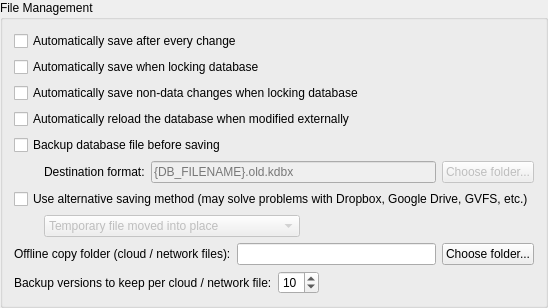
            <widget class="QGroupBox" name="saveGroup">
             <property name="title">
              <string>File Management</string>
             </property>
             <layout class="QVBoxLayout" name="verticalLayout_5">
              <item>
               <widget class="QCheckBox" name="autoSaveAfterEveryChangeCheckBox">
                <property name="text">
                 <string>Automatically save after every change</string>
                </property>
               </widget>
              </item>
              <item>
               <widget class="QCheckBox" name="autoSaveOnExitCheckBox">
                <property name="text">
                 <string>Automatically save when locking database</string>
                </property>
               </widget>
              </item>
              <item>
               <widget class="QCheckBox" name="autoSaveNonDataChangesCheckBox">
                <property name="text">
                 <string>Automatically save non-data changes when locking database</string>
                </property>
               </widget>
              </item>
              <item>
               <widget class="QCheckBox" name="autoReloadOnChangeCheckBox">
                <property name="text">
                 <string>Automatically reload the database when modified externally</string>
                </property>
               </widget>
              </item>
              <item>
               <widget class="QCheckBox" name="backupBeforeSaveCheckBox">
                <property name="text">
                 <string>Backup database file before saving</string>
                </property>
               </widget>
              </item>
              <item>
               <layout class="QHBoxLayout" name="horizontalLayout_4">
                <property name="spacing">
                 <number>0</number>
                </property>
                <item>
                 <spacer name="horizontalSpacer_11">
                  <property name="orientation">
                   <enum>Qt::Orientation::Horizontal</enum>
                  </property>
                  <property name="sizeType">
                   <enum>QSizePolicy::Policy::Fixed</enum>
                  </property>
                  <property name="sizeHint" stdset="0">
                   <size>
                    <width>30</width>
                    <height>20</height>
                   </size>
                  </property>
                 </spacer>
                </item>
                <item>
                 <widget class="QLabel" name="label">
                  <property name="sizePolicy">
                   <sizepolicy hsizetype="Minimum" vsizetype="Preferred">
                    <horstretch>0</horstretch>
                    <verstretch>0</verstretch>
                   </sizepolicy>
                  </property>
                  <property name="text">
                   <string>Destination format:</string>
                  </property>
                  <property name="buddy">
                   <cstring>backupFilePath</cstring>
                  </property>
                 </widget>
                </item>
                <item>
                 <spacer name="horizontalSpacer_13">
                  <property name="orientation">
                   <enum>Qt::Orientation::Horizontal</enum>
                  </property>
                  <property name="sizeType">
                   <enum>QSizePolicy::Policy::Fixed</enum>
                  </property>
                  <property name="sizeHint" stdset="0">
                   <size>
                    <width>6</width>
                    <height>20</height>
                   </size>
                  </property>
                 </spacer>
                </item>
                <item>
                 <widget class="QLineEdit" name="backupFilePath">
                  <property name="enabled">
                   <bool>false</bool>
                  </property>
                  <property name="toolTip">
                   <string>&lt;html&gt;&lt;head/&gt;&lt;body&gt;&lt;p&gt;&lt;span style=&quot; font-weight:600;&quot;&gt;{DB_FILENAME}&lt;/span&gt; is replaced with the filename of the saved database without extension&lt;/p&gt;&lt;p&gt;&lt;span style=&quot; font-weight:600;&quot;&gt;{TIME:&amp;lt;format&amp;gt;}&lt;/span&gt; is replaced with the specified time format (default: dd_MM_yyyy_hh-mm-ss)&lt;/p&gt;&lt;p&gt;See the User Guide for more details&lt;/p&gt;&lt;/body&gt;&lt;/html&gt;</string>
                  </property>
                  <property name="placeholderText">
                   <string>{DB_FILENAME}.old.kdbx</string>
                  </property>
                 </widget>
                </item>
                <item>
                 <spacer name="horizontalSpacer_12">
                  <property name="orientation">
                   <enum>Qt::Orientation::Horizontal</enum>
                  </property>
                  <property name="sizeType">
                   <enum>QSizePolicy::Policy::Fixed</enum>
                  </property>
                  <property name="sizeHint" stdset="0">
                   <size>
                    <width>6</width>
                    <height>20</height>
                   </size>
                  </property>
                 </spacer>
                </item>
                <item>
                 <widget class="QPushButton" name="backupFilePathPicker">
                  <property name="enabled">
                   <bool>false</bool>
                  </property>
                  <property name="text">
                   <string>Choose folder...</string>
                  </property>
                 </widget>
                </item>
               </layout>
              </item>
              <item>
               <widget class="QCheckBox" name="useAlternativeSaveCheckBox">
                <property name="text">
                 <string>Use alternative saving method (may solve problems with Dropbox, Google Drive, GVFS, etc.)</string>
                </property>
               </widget>
              </item>
              <item>
               <layout class="QHBoxLayout" name="horizontalLayout_3">
                <property name="spacing">
                 <number>0</number>
                </property>
                <item>
                 <spacer name="horizontalSpacer_8">
                  <property name="orientation">
                   <enum>Qt::Orientation::Horizontal</enum>
                  </property>
                  <property name="sizeType">
                   <enum>QSizePolicy::Policy::Fixed</enum>
                  </property>
                  <property name="sizeHint" stdset="0">
                   <size>
                    <width>30</width>
                    <height>20</height>
                   </size>
                  </property>
                 </spacer>
                </item>
                <item>
                 <widget class="QComboBox" name="alternativeSaveComboBox">
                  <property name="enabled">
                   <bool>false</bool>
                  </property>
                  <property name="focusPolicy">
                   <enum>Qt::FocusPolicy::StrongFocus</enum>
                  </property>
                  <property name="sizeAdjustPolicy">
                   <enum>QComboBox::SizeAdjustPolicy::AdjustToContents</enum>
                  </property>
                  <item>
                   <property name="text">
                    <string>Temporary file moved into place</string>
                   </property>
                  </item>
                  <item>
                   <property name="text">
                    <string>Directly write to database file (dangerous)</string>
                   </property>
                  </item>
                 </widget>
                </item>
                <item>
                 <spacer name="horizontalSpacer_7">
                  <property name="orientation">
                   <enum>Qt::Orientation::Horizontal</enum>
                  </property>
                  <property name="sizeHint" stdset="0">
                   <size>
                    <width>40</width>
                    <height>20</height>
                   </size>
                  </property>
                 </spacer>
                </item>
               </layout>
              </item>
              <item>
               <layout class="QHBoxLayout" name="offlineCacheDirLayout">
                <property name="spacing">
                 <number>6</number>
                </property>
                <item>
                 <widget class="QLabel" name="offlineCacheDirLabel">
                  <property name="text">
                   <string>Offline copy folder (cloud / network files):</string>
                  </property>
                  <property name="buddy">
                   <cstring>offlineCacheDirEdit</cstring>
                  </property>
                 </widget>
                </item>
                <item>
                 <widget class="QLineEdit" name="offlineCacheDirEdit">
                  <property name="toolTip">
                   <string>Local folder where encrypted offline copies and backup versions are stored for databases with &quot;Treat as cloud / network file&quot; enabled.</string>
                  </property>
                 </widget>
                </item>
                <item>
                 <widget class="QPushButton" name="offlineCacheDirPicker">
                  <property name="text">
                   <string>Choose folder...</string>
                  </property>
                 </widget>
                </item>
               </layout>
              </item>
              <item>
               <layout class="QHBoxLayout" name="offlineCacheVersionsLayout">
                <property name="spacing">
                 <number>6</number>
                </property>
                <item>
                 <widget class="QLabel" name="offlineCacheMaxVersionsLabel">
                  <property name="text">
                   <string>Backup versions to keep per cloud / network file:</string>
                  </property>
                  <property name="buddy">
                   <cstring>offlineCacheMaxVersionsSpinBox</cstring>
                  </property>
                 </widget>
                </item>
                <item>
                 <widget class="QSpinBox" name="offlineCacheMaxVersionsSpinBox">
                  <property name="focusPolicy">
                   <enum>Qt::FocusPolicy::StrongFocus</enum>
                  </property>
                  <property name="minimum">
                   <number>1</number>
                  </property>
                  <property name="maximum">
                   <number>50</number>
                  </property>
                  <property name="value">
                   <number>10</number>
                  </property>
                 </widget>
                </item>
                <item>
                 <spacer name="offlineCacheVersionsSpacer">
                  <property name="orientation">
                   <enum>Qt::Orientation::Horizontal</enum>
                  </property>
                  <property name="sizeHint" stdset="0">
                   <size>
                    <width>40</width>
                    <height>20</height>
                   </size>
                  </property>
                 </spacer>
                </item>
               </layout>
              </item>
             </layout>
            </widget>
